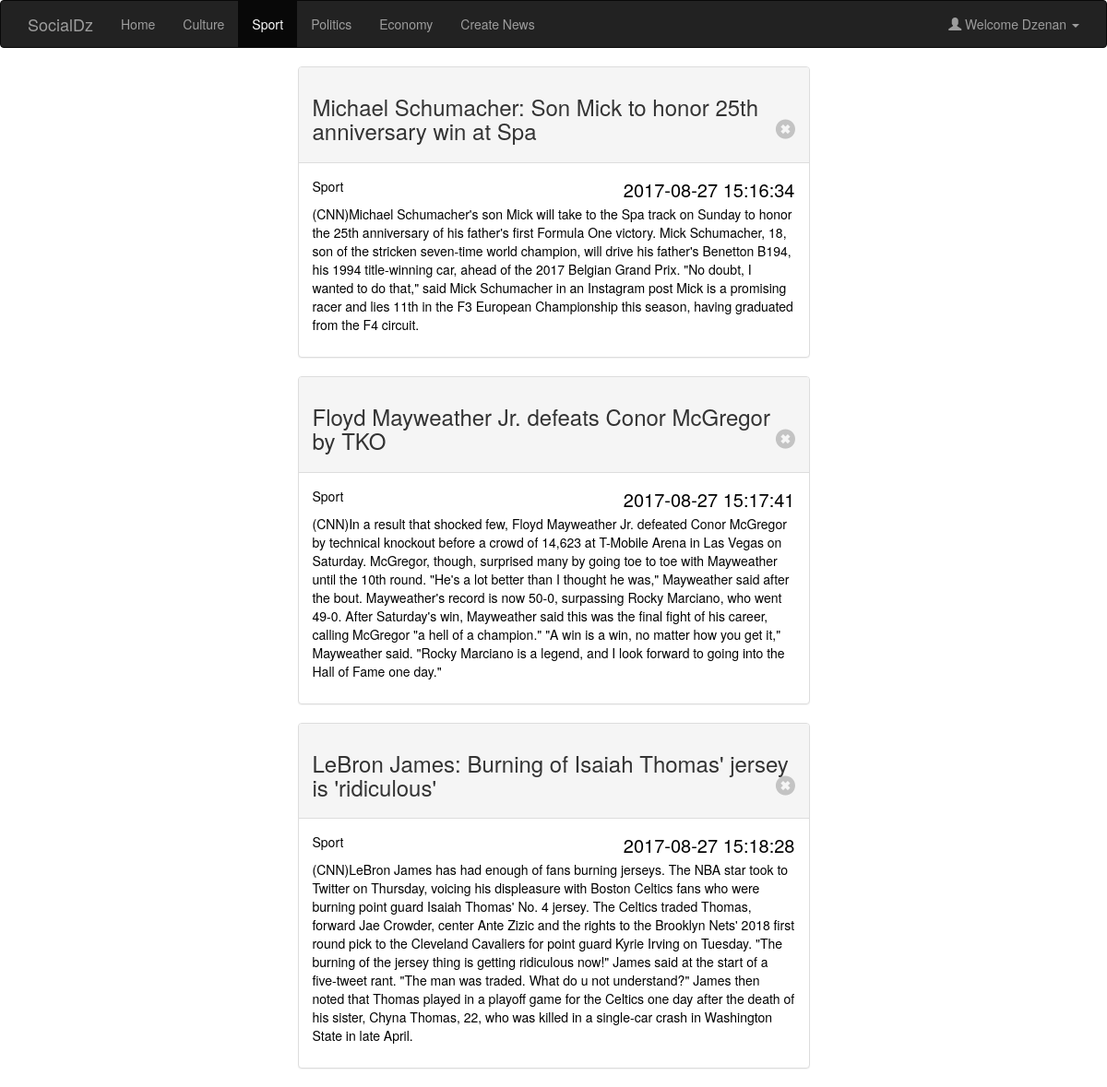
/pages/sport.php (signed in), run on the app's committed database.
### tables this page shows
CREATE TABLE `users` (
  `ID` int(11) NOT NULL,
  `name` varchar(15) NOT NULL,
  `surname` varchar(20) NOT NULL,
  `email` varchar(20) NOT NULL,
  `password` text NOT NULL,
  `is_admin` tinyint(1) NOT NULL DEFAULT '0'
);

CREATE TABLE `news` (
  `ID` int(11) NOT NULL,
  `title` text NOT NULL,
  `content` text NOT NULL,
  `category` enum('culture','sport','politics','economy') NOT NULL,
  `created` timestamp NOT NULL DEFAULT CURRENT_TIMESTAMP
);

### services/databaseService.php (called while the page is built, shortened)
<?php
include ("..\classes\db.php");
$db = new db("localhost", "root", "","socialdz");

### classes/db.php (called while the page is built, shortened)
<?php
class db {
    private $host;
    private $user;
    private $password;
    private $dbName;
    private $dbh;
    public function __construct($host,$user,$password,$dbName)
    {
        $this->host = $host;
        $this->user = $user;
        $this->password = $password;
        $this->dbName = $dbName;
    }
    public function connect(){
       try{
           $this->dbh = new PDO('mysql:host=' . $this->host . ';dbname=' . $this->dbName, $this->user, $this->password);
           $this->dbh->setAttribute(PDO::ATTR_ERRMODE, PDO::ERRMODE_EXCEPTION);
       } catch(PDOException $e) {
            var_dump($e->getMessage()); die();
       }
    }
    public function getUserById($id){
        try{
            $sql = $this->dbh->prepare("SELECT * FROM users WHERE ID =" . $id);
            $sql->execute();
            $row = $sql->fetch();
            return $row;
        }catch (Exception $e){
            var_dump($e->getMessage()); die();
        }
    }
    public function getAllNewsByCategory($category){
        try{
            $sql = $this->dbh->prepare("SELECT * FROM news WHERE category LIKE '".$category."'");
            $sql->execute();
            $rows = $sql->fetchAll();
            return $rows;
        }catch (Exception $e){
            var_dump($e->getMessage()); die();
        }
    }
}

### pages/sport.php (the view, shortened to what this page needs)
<?php
include_once ("../services/databaseService.php");
$id = $_SESSION['id'];
$user = $db->getUserById($id);
$news = $db->getAllNewsByCategory("sport");
?>
<html>
<?php include_once("partials\head.php"); ?>
<?php include_once("partials\header.php"); ?>
<div class="container">
    <div class="row">
        <?php
        foreach($news as $new){
            if($user['is_admin']){
                echo ' <a href="/pages/single-news.php?id='.$new['ID'].'" class="link-block"><div class="col-sm-6 col-sm-offset-3">
                        <div class="panel panel-default">
                            <div class="panel-heading">
                                <h3>'.$new['title'].'
                                    <span class="glyphicon glyphicon-remove-sign close" id="close"  data-id="'.$new['ID'].'" aria-hidden="true"></span>
                                </h3>
                            </div>
                            <div class="panel-body">
                                <p class="category">'.$new['category'].'  <span class="time">'.$new['created'].'</span></p>
                                <p>'.$new['content'].'</p>
                             </div>
                        </div>
                    </div></a>';
            }
        }
        ?>
    </div>
</div>
</html>

### pages/partials/header.php (shortened to what this page needs)
<?php
    $uri = $_SERVER['REQUEST_URI'];
?>
<nav class="navbar navbar-inverse">
    <div class="container">
        <div class="navbar-header">
            <?php
            if(!empty($user)){
                echo '<a class="navbar-brand" href="/pages/landing.php">SocialDz</a>';
            }
            else{
                echo '<a class="navbar-brand" href="/">SocialDz</a>';
            }
            ?>
        </div>
        <ul class="nav navbar-nav">
            <?php
            if(strpos($uri, "landing") !== false ) {
                echo('
                    <li class="active"><a href="/pages/landing.php">Home</a></li>
                    <li><a href="/pages/culture.php">Culture</a></li>
                    <li><a href="/pages/sport.php">Sport</a></li>
                    <li><a href="/pages/politics.php">Politics</a></li>
                    <li><a href="/pages/economy.php">Economy</a></li>
                ');
                if($user['is_admin']){
                    echo('<li><a href="news.php">Create News</a></li>');
                }
            }
            else if(strpos($uri, "sport") !== false){
                echo('
                    <li><a href="/pages/landing.php">Home</a></li>
                    <li><a href="/pages/culture.php">Culture</a></li>
                    <li class="active"><a href="/pages/sport.php">Sport</a></li>
                    <li><a href="/pages/politics.php">Politics</a></li>
                    <li><a href="/pages/economy.php">Economy</a></li>
                ');
                if($user['is_admin']){
                    echo('<li><a href="news.php">Create News</a></li>');
                }
            }
            ?>
        </ul>
        <ul class="nav navbar-nav navbar-right">
            <?php
                if(strpos($uri, "registration") !== false){
                    echo('<li><a href="/pages/login.php"><span class="glyphicon glyphicon-log-in"></span> Login</a></li>');
                }
                else if(strpos($uri, "login") !== false){
                    echo('<li><a href="/pages/registration.php"><span class="glyphicon glyphicon-user"></span> Sign Up</a></li>');
                }
                else if(strlen ( $uri) == 1){
                    echo('<li><a href="/pages/registration.php"><span class="glyphicon glyphicon-user"></span> Sign Up</a></li>
                    <li><a href="/pages/login.php"><span class="glyphicon glyphicon-log-in"></span> Login</a></li>');
                }
                else{
                    echo(' <li class="dropdown">
                            <a class="dropdown-toggle" data-toggle="dropdown" href="#"><span class="glyphicon glyphicon-user"></span>
                            Welcome '.$user['name'].'
                            <span class="caret"></span></a>
                            <ul class="dropdown-menu">
                              <li><a href="../../services/logoutService.php"><span class="glyphicon glyphicon-log-out"></span> Logout</a></li>
                            </ul>
                          </li>');
                }
            ?>
        </ul>
    </div>
</nav>

### assets/css/master.css (style rules this page uses)
.time { float: right; font-size: 20px; }
.category { text-transform: capitalize; }
.close { float:right; }
.panel-body p { color:black !important; }

### data on the page
users: name "Dzenan"
news: title "Michael Schumacher: Son Mick to honor 25th anniversary win at Spa", category "Sport", created "2017-08-27 15:16:34", content "(CNN)Michael Schumacher's son Mick will take to the Spa track on Sunday to honor the 25th anniversary of his father's first Formula One victory. Mick Schumacher, 18, son of the stricken seven-time world champion, will drive his father's Benetton B194, his 1994 title-winning car, ahead of the 2017 Belgian Grand Prix. \"No doubt, I wanted to do that,\" said Mick Schumacher in an Instagram post Mick is a promising racer and lies 11th in the F3 European Championship this season, having graduated from the F4 circuit."
news: title "Floyd Mayweather Jr. defeats Conor McGregor by TKO", category "Sport", created "2017-08-27 15:17:41", content "(CNN)In a result that shocked few, Floyd Mayweather Jr. defeated Conor McGregor by technical knockout before a crowd of 14,623 at T-Mobile Arena in Las Vegas on Saturday. McGregor, though, surprised many by going toe to toe with Mayweather until the 10th round. \"He's a lot better than I thought he was,\" Mayweather said after the bout. Mayweather's record is now 50-0, surpassing Rocky Marciano, who went 49-0. After Saturday's win, Mayweather said this was the final fight of his career, calling McGregor \"a hell of a champion.\" \"A win is a win, no matter how you get it,\" Mayweather said. \"Rocky Marciano is a legend, and I look forward to going into the Hall of Fame one day.\""
news: title "LeBron James: Burning of Isaiah Thomas' jersey is 'ridiculous'", category "Sport", created "2017-08-27 15:18:28", content "(CNN)LeBron James has had enough of fans burning jerseys. The NBA star took to Twitter on Thursday, voicing his displeasure with Boston Celtics fans who were burning point guard Isaiah Thomas' No. 4 jersey. The Celtics traded Thomas, forward Jae Crowder, center Ante Zizic and the rights to the Brooklyn Nets' 2018 first round pick to the Cleveland Cavaliers for point guard Kyrie Irving on Tuesday. \"The burning of the jersey thing is getting ridiculous now!\" James said at the start of a five-tweet rant. \"The man was traded. What do u not understand?\" James then noted that Thomas played in a playoff game for the Celtics one day after the death of his sister, Chyna Thomas, 22, who was killed in…"
